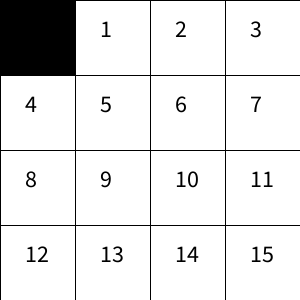
Frame 1 (no input)
Frame 60 (the mouse pressed at the canvas centre just before this capture): identical to frame 1, image omitted
Frame 120 (the mouse held since frame 60 and released just before this capture): identical to frame 1, image omitted

The Processing sketch that drew this single still picture (run headless with seeded random() and noise(); from frame 60 on, the mouse is pressed at the canvas centre):

// Processing sketch: SlidingTilePuzzle
// ── SlidingTilePuzzle.pde
int N = 4;
Tile[] tile = new Tile[N*N];  
void setup() {
  size(300, 300);
  int w = width/N;
  for (int j=0; j<4; j++) {
    for (int i=0; i<4; i++) {
      int index = i+j*4;  
      PVector pos = new PVector(i, j);
      tile[index] = new Tile(pos, w, index);
    }
  }
}

void draw() {
  background(-1);
  for (int i=0; i<tile.length; i++) {
    tile[i].show();
  }
}

class Tile {
  PVector pos;
  int w, str;
  Tile(PVector pos, int w, int str) {
    this.pos = pos;
    this.w = w;
    this.str = str;
  }
  void show() {
    if (str==0)fill(0);
    else noFill(); 
    rect(pos.x*w, pos.y*w, w, w );
    fill(0);
    textSize(24);
    text(str, pos.x*w+w/3, pos.y*w+w/2);
  }
  void check() {
  }
  void move() {
  }
}
